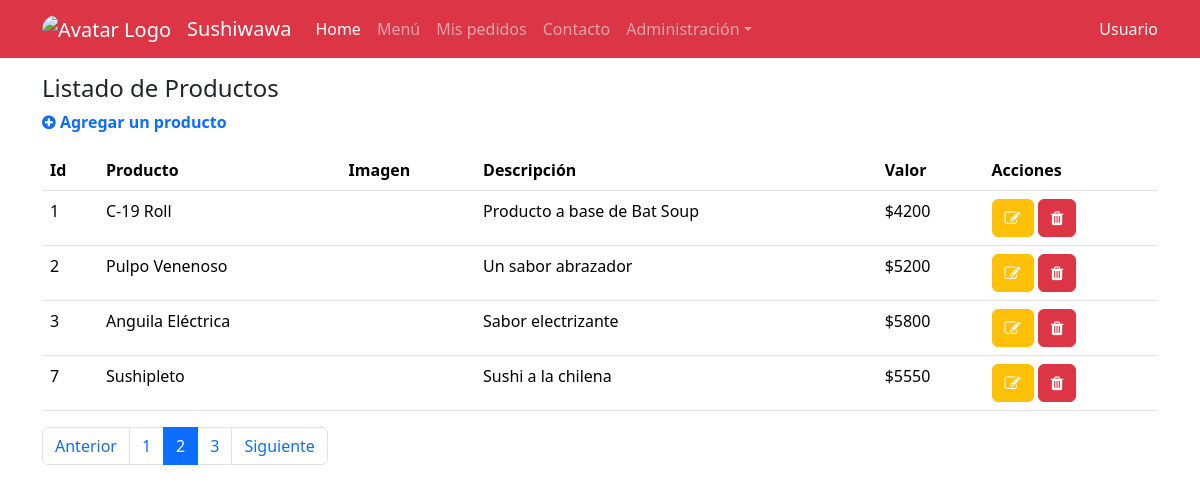
/productos/, run on an earlier commit of the app's database.
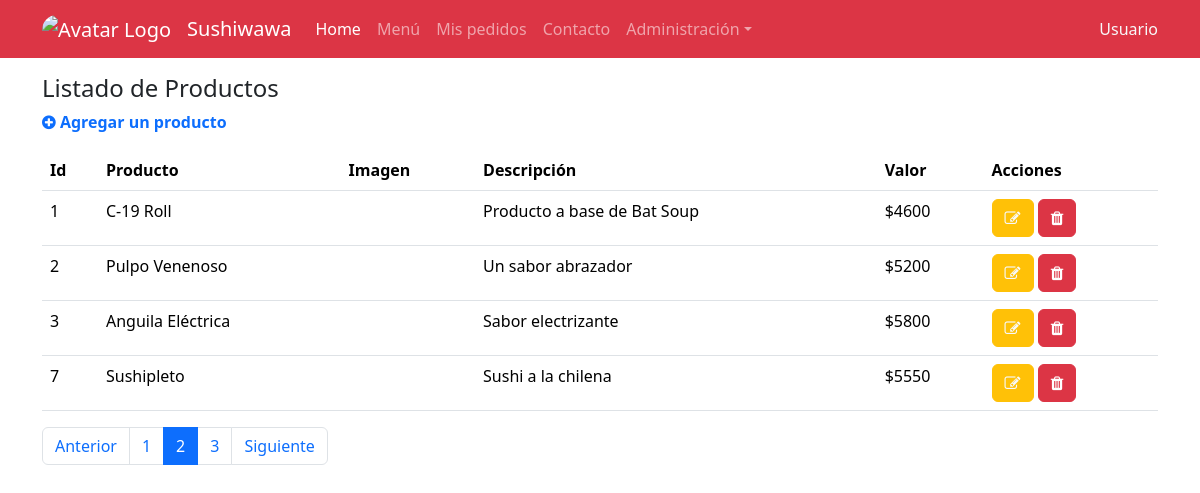
And on a later commit of the database.
### sushi/models.py (models this page shows)
class Producto(models.Model):
    nombre_producto=models.CharField(max_length=50, null=False)
    imagen=models.ImageField(upload_to='productos', null=True)
    descripcion=models.CharField(max_length=50, null=False)
    valor=models.IntegerField(null=False)
    def __str__(self):
        return self.nombre_producto

### sushi/views.py (the view)
# urls.py: path('productos/', productos, name='productos'),
def productos(request):
    productos=Producto.objects.all()
    print(productos)
    datos={
        "productos":productos
    }
    return render(request,'sushi/productos.html', datos)

### sushi/templates/sushi/productos.html
{% extends "sushi/base.html" %}
{% load static %}
{% block links %}
<link rel="stylesheet" href="https://cdnjs.cloudflare.com/ajax/libs/font-awesome/4.7.0/css/font-awesome.min.css">
{% endblock links %}
{% block contenido %}
    <div class="container">
      <div class="mt-3">
        <h1 class="h4">Listado de Productos</h1>
        <p ><a href="{% url "crearproducto" %}" class="nodecolink"><i class="fa fa-plus-circle" aria-hidden="true"></i> Agregar un producto</p></a>
      </div>
      <div class="mt-2 table-responsive">
        <table class="table table-hover">
            <thead>
              <tr>
                <th>Id</th>
                <th>Producto</th>
                <th>Imagen</th>
                <th>Descripción</th>
                <th>Valor</th>
                <th>Acciones</th>
              </tr>
            </thead>
            <tbody>
              {% for p in productos  %}
              <tr>
                <td>{{p.id}}</td>
                <td>{{p.nombre_producto | title}}</td>
                <td><img src="{{p.imagen.url}} " alt="" height="50"></td>
                <td>{{p.descripcion | capfirst}}</td>
                <td>${{p.valor }}</td>
                <td>
                    <a href="{% url "modificarproducto" p.id %}" role="button" class="btn btn-warning text-light"><i class="fa fa-pencil-square-o" aria-hidden="true"></i></a>
                    <a href="{% url "eliminarproducto" p.id %}" role="button" class="btn btn-danger"><i class="fa fa-trash" aria-hidden="true"></i></a>
                </td>
              </tr>
              {% endfor %}
            </tbody>
          </table>
          <ul class="pagination text-center">
            <li class="page-item"><a class="page-link" href="#">Anterior</a></li>
            <li class="page-item"><a class="page-link" href="#">1</a></li>
            <li class="page-item active"><a class="page-link" href="#">2</a></li>
            <li class="page-item"><a class="page-link" href="#">3</a></li>
            <li class="page-item"><a class="page-link" href="#">Siguiente</a></li>
          </ul>
      </div>
    </div>
    {% endblock contenido %}

What changed in the data, as far as the page shows it:
changed Producto "C-19 Roll": valor "4200" → "4600"
